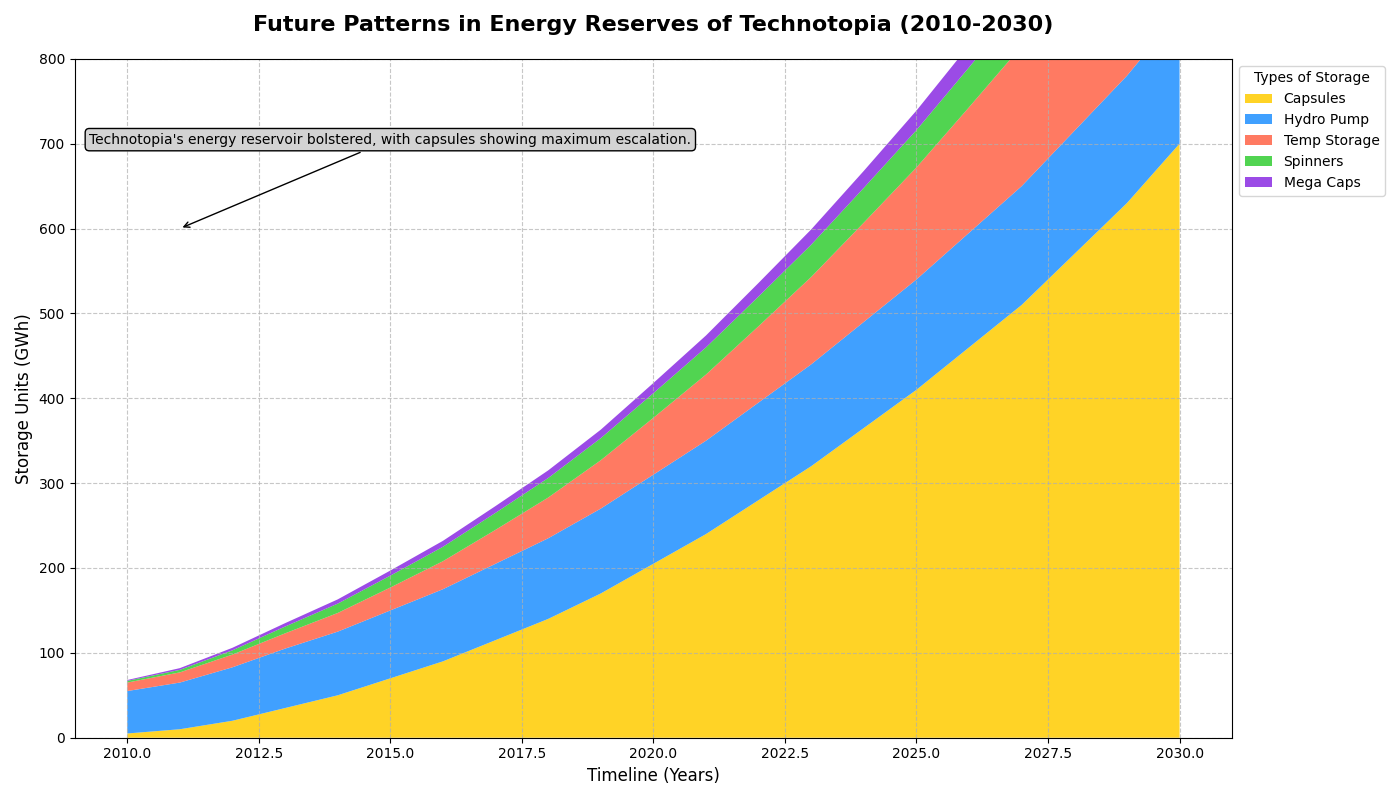

Generate this figure with Python:
import matplotlib.pyplot as plt
import numpy as np

years = np.arange(2010, 2031)
batteries = np.array([5, 10, 20, 35, 50, 70, 90, 115, 140, 170, 205, 240, 280, 320, 365, 410, 460, 510, 570, 630, 700])
pumped_hydro = np.array([50, 55, 63, 70, 75, 80, 85, 90, 95, 100, 105, 110, 115, 120, 125, 130, 135, 140, 145, 150, 155])
thermal_storage = np.array([10, 12, 15, 18, 22, 27, 33, 40, 48, 57, 67, 78, 90, 103, 117, 132, 148, 165, 183, 202, 222])
flywheels = np.array([2, 3, 5, 8, 11, 14, 17, 20, 23, 26, 29, 32, 35, 38, 41, 44, 47, 50, 53, 56, 59])
supercapacitors = np.array([1, 2, 3, 4, 5, 6, 7, 8, 9, 10, 12, 14, 16, 18, 20, 23, 26, 29, 33, 37, 42])

storage_data = np.vstack((batteries, pumped_hydro, thermal_storage, flywheels, supercapacitors))

fig, ax1 = plt.subplots(figsize=(14, 8))

ax1.stackplot(years, storage_data, labels=['Capsules', 'Hydro Pump', 'Temp Storage', 'Spinners', 'Mega Caps'],
              colors=['#FFCC00', '#1E90FF', '#FF6347', '#32CD32', '#8A2BE2'], alpha=0.85)

ax1.set_title('Future Patterns in Energy Reserves of Technotopia (2010-2030)', fontsize=16, fontweight='bold', pad=20)
ax1.set_xlabel('Timeline (Years)', fontsize=12)
ax1.set_ylabel('Storage Units (GWh)', fontsize=12)

ax1.legend(loc='upper left', fontsize=10, bbox_to_anchor=(1, 1), title='Types of Storage')

ax1.grid(True, linestyle='--', alpha=0.7)
ax1.set_ylim(0, 800)

summary_text = "Technotopia's energy reservoir bolstered, with capsules showing maximum escalation."
ax1.annotate(summary_text, xy=(2011, 600), xytext=(2015, 700),
             bbox=dict(boxstyle="round,pad=0.3", edgecolor='black', facecolor='lightgrey'),
             arrowprops=dict(facecolor='black', arrowstyle='->'),
             fontsize=10, ha='center')

plt.tight_layout()
plt.show()
